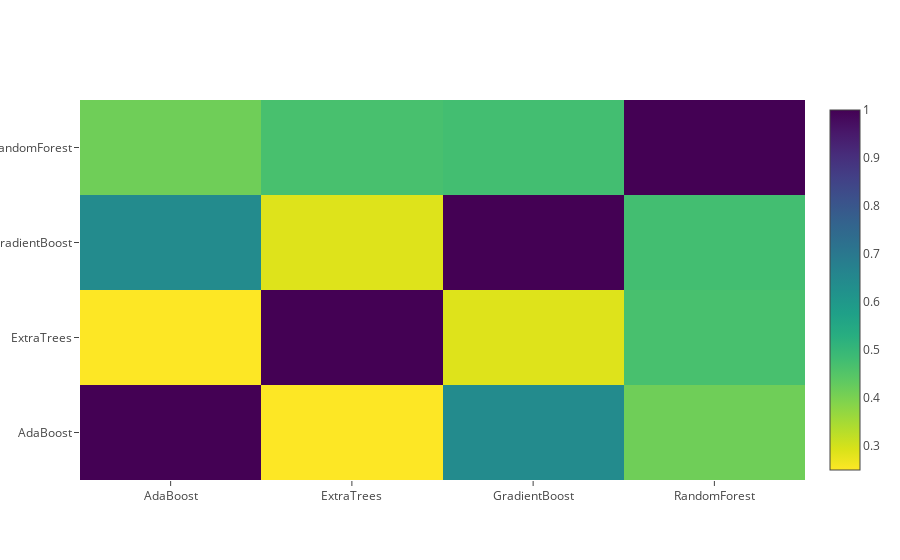

Here is the notebook cell this chart was saved with:
### Code cell
# 可视化第一层模型的相关程度
data = [
    go.Heatmap(
        z= base_predictions_train.astype(float).corr().values ,
        x= base_predictions_train.columns.values,
        y= base_predictions_train.columns.values,
          colorscale='Viridis',
            showscale=True,
            reversescale = True
    )
]

py.iplot(data, filename='labelled-heatmap')

### Figure 1 — Plotly figure (JSON) as saved in the notebook; plotly's stock layout.template omitted (floating-point values rounded to 4 significant figures)
{"data": [{"colorscale": "Viridis", "reversescale": true, "showscale": true, "type": "heatmap", "x": ["AdaBoost", "ExtraTrees", "GradientBoost", "RandomForest"], "y": ["AdaBoost", "ExtraTrees", "GradientBoost", "RandomForest"], "z": [[1, 0.2498, 0.6425, 0.414], [0.2498, 1, 0.2868, 0.4692], [0.6425, 0.2868, 1, 0.4765], [0.414, 0.4692, 0.4765, 1]]}], "layout": {}}
